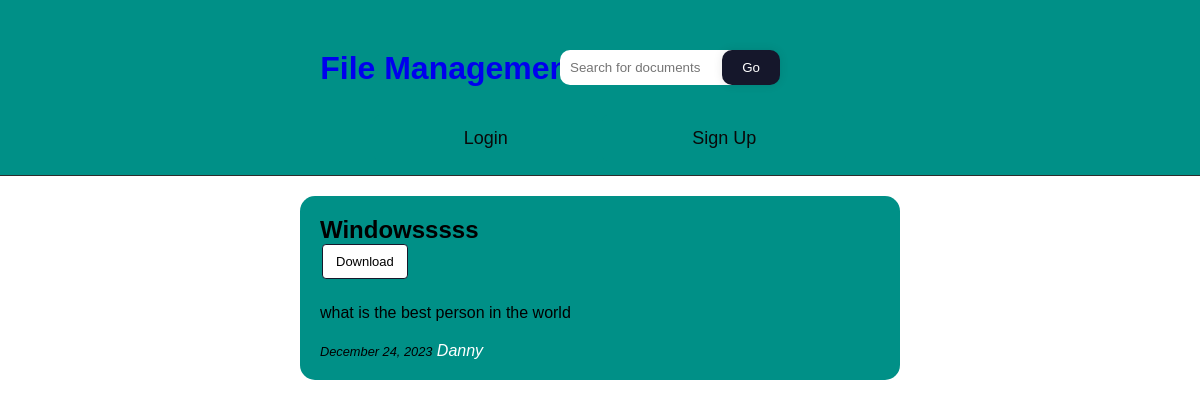
The page /post-detail/11/ on the database its author committed.
### base/models.py (models this page shows, shortened)
class Post(models.Model):
    title = models.CharField(max_length= 100)
    file = models.FileField(null= True, blank=True, upload_to= 'Files')
    content = models.TextField()
    date_posted = models.DateTimeField(default=timezone.now)
    author = models.ForeignKey(User, on_delete= models.CASCADE)

### base/views.py (the view)
# urls.py: path('post-detail/<int:pk>/', PostDetailView.as_view(), name='post-detail'),
class PostDetailView(DetailView):
        model = Post
        template_name = 'base/post_detail.html'

### base/templates/base/post_detail.html (shortened to what this page needs)
{% extends 'base/index.html'%}
{% block content %}
            <div class="post-expand">
                    <h2>{{post.title}}</h2>
                    <div class="buttons">
                  {% if object.author != user%}
                        <a href="#">
                             <input type="submit" value="Download" id="detail-btn">
                            </a>
                            {% endif %}
                         </div>
                <p>{{post.content}} </p>
                    <div id="post-expand-bottom">
                        <span>{{ post.date_posted|date:"F d, Y"}}</span> <a id="author-name" href="#" >{{post.author}} </a>
                                                        </div>
            </div>
            {% endblock %}

### base/static/base/main.css (style rules this page uses)
* { margin: 0; padding: 0; box-sizing: border-box; }
body { background-color: #ffffff; background-size: 960px; font-family: Arial, Helvetica, sans-serif; }
.post-expand { height: 100% ; }
.post-expand { width: 50%; height: 50%; padding: 20px; margin: auto; background-color: #009087; margin-top: 20px; border-radius: 15px; display: flexbox; }
.post-expand p { margin: auto; margin-top: 25px; overflow-wrap: break-word; }
.buttons { margin: auto; display: flex; position: relative; margin-right: 10px; }
#detail-btn { margin-left: 2px; list-style: none; padding: 0.7em 1em; font-size: 13px; border-radius: 0.3em; background-color: #ffffff; border: 1px solid #15172b; overflow-wrap: break-word; }
#post-expand-bottom { margin: auto; margin-top: 20px; font-style: oblique; }
#post-expand-bottom a { text-decoration: none; color: white; }
#post-expand-bottom span { font-size: 0.8rem; }

### rows shown on the page
Post: title "Windowsssss", content "what is the best person in the world", date_posted "December 24, 2023", author "Danny"
